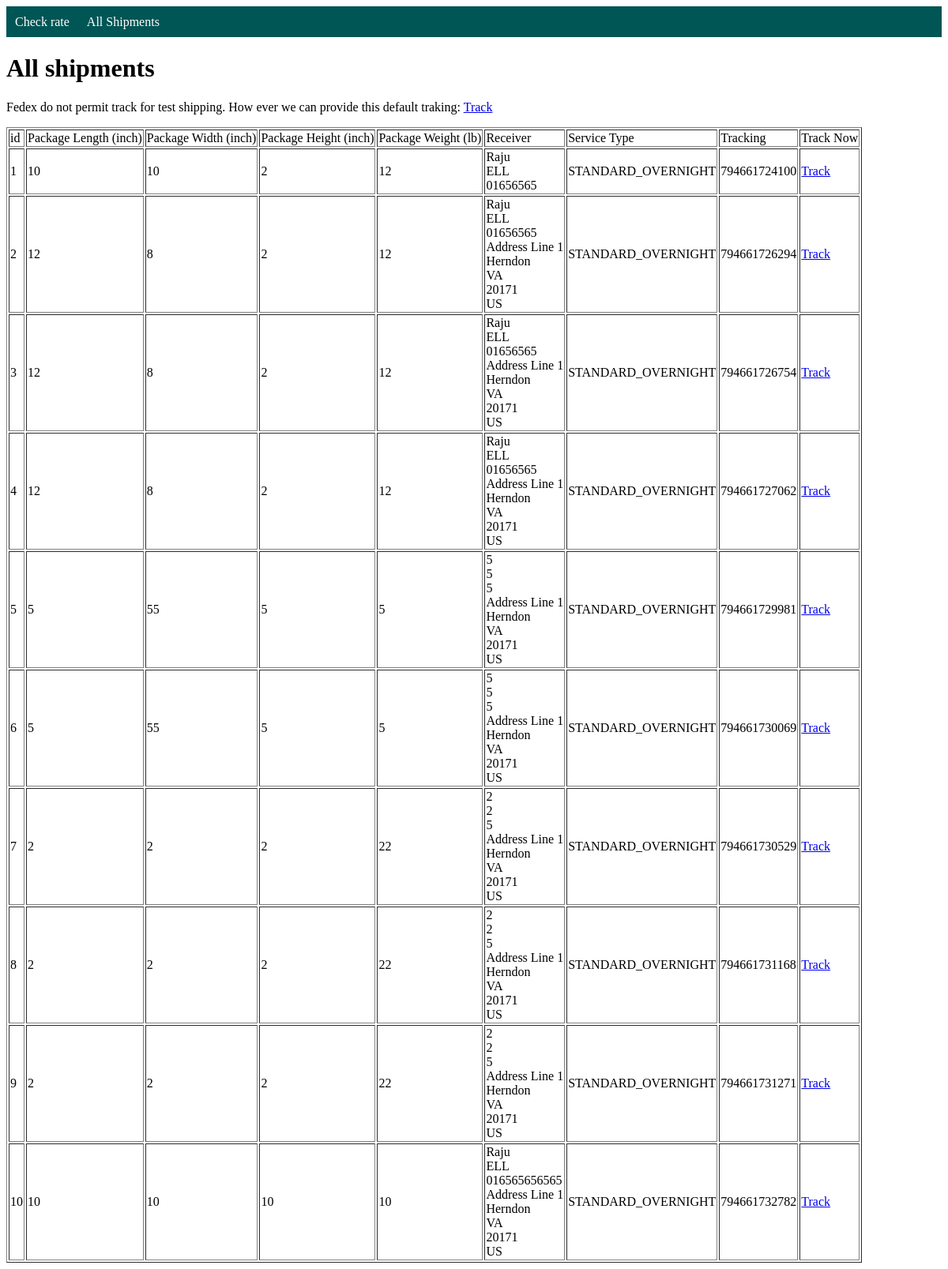
Screenshot of /shipments.php with the database file from the repository.
### tables this page shows
CREATE TABLE IF NOT EXISTS `shipments` (
`id` int(11) NOT NULL,
  `length` decimal(10,0) NOT NULL,
  `width` decimal(10,0) NOT NULL,
  `height` decimal(10,0) NOT NULL,
  `weight` decimal(10,0) NOT NULL,
  `receiver` varchar(250) NOT NULL,
  `receiver_company` varchar(250) NOT NULL,
  `receiver_phone` varchar(250) NOT NULL,
  `receiver_address` varchar(250) NOT NULL,
  `service_type` varchar(250) NOT NULL,
  `token` varchar(250) NOT NULL,
  `status` tinyint(1) NOT NULL DEFAULT '1',
  `created` timestamp NULL DEFAULT CURRENT_TIMESTAMP
);

### shipments.php (the view)
<?php
	require_once('library/menu.php');
	require_once('library/connect.php');
?>
<h1>All shipments</h1>
<p>Fedex do not permit track for test shipping. How ever we can provide this default traking: <a href="track.php?number=123456789012">Track</a></p>
<?php
	$sql = "SELECT * FROM shipments";
	$result = $conn->query($sql);
	if ($result->num_rows > 0)
	{
?>
		<table  border="1">
			<tr>
				<td>id</td>
				<td>Package Length (inch)</td>
				<td>Package Width (inch)</td>
				<td>Package Height (inch)</td>
				<td>Package Weight (lb)</td>
				<td>Receiver</td>
				<td>Service Type</td>
				<td>Tracking</td>
				<td>Track Now</td>
			</tr>
			<?php while($row = $result->fetch_assoc()): ?>
				<tr>
					<td><?php echo $row["id"]; ?></td>
					<td><?php echo $row["length"]; ?></td>
					<td><?php echo $row["width"]; ?></td>
					<td><?php echo $row["height"]; ?></td>
					<td><?php echo $row["weight"]; ?></td>
					<td>
						<?php echo $row["receiver"]; ?>
						<br>
						<?php echo $row["receiver_company"]; ?>
						<br>
						<?php echo $row["receiver_phone"]; ?>
						<br>
						<?php echo $row["receiver_address"]; ?>
					</td>
					<td><?php echo $row["service_type"]; ?></td>
					<td><?php echo $row["token"]; ?></td>
					<td><a href="track.php?number=<?php echo $row["token"]; ?>">Track</a></td>
				</tr>
			<?php endwhile;?>
		</table>
<?php
	}
	else
	{
		echo "0 results";
	}
?>

### library/menu.php (shortened to what this page needs)
<div class="menu_simple">
	<ul>
		<li><a href="index.php">Check rate</a></li>
		<li><a href="shipments.php">All Shipments</a></li>
	</ul>
	<br />
</div>

### library/menu.php (style rules this page uses)
.menu_simple { width: 100%; background-color: #005555; }
.menu_simple ul { margin: 0; padding: 0; float: left; }
.menu_simple ul li { display: inline; }
.menu_simple ul li a { float: left; text-decoration: none; color: white; padding: 10.5px 11px; background-color: #005555; }

### rows the page displays
shipments: id "1", length "10", width "10", height "2", weight "12", receiver "Raju", receiver_company "ELL", receiver_phone "01656565", service_type "STANDARD_OVERNIGHT", token "794661724100"
shipments: id "2", length "12", width "8", height "2", weight "12", receiver "Raju", receiver_company "ELL", receiver_phone "01656565", receiver_address "Address Line 1 Herndon VA 20171 US", service_type "STANDARD_OVERNIGHT", token "794661726294"
shipments: id "3", length "12", width "8", height "2", weight "12", receiver "Raju", receiver_company "ELL", receiver_phone "01656565", receiver_address "Address Line 1 Herndon VA 20171 US", service_type "STANDARD_OVERNIGHT", token "794661726754"
shipments: id "4", length "12", width "8", height "2", weight "12", receiver "Raju", receiver_company "ELL", receiver_phone "01656565", receiver_address "Address Line 1 Herndon VA 20171 US", service_type "STANDARD_OVERNIGHT", token "794661727062"
shipments: id "5", length "5", width "55", height "5", weight "5", receiver "5", receiver_company "5", receiver_phone "5", receiver_address "Address Line 1 Herndon VA 20171 US", service_type "STANDARD_OVERNIGHT", token "794661729981"
shipments: id "6", length "5", width "55", height "5", weight "5", receiver "5", receiver_company "5", receiver_phone "5", receiver_address "Address Line 1 Herndon VA 20171 US", service_type "STANDARD_OVERNIGHT", token "794661730069"
shipments: id "7", length "2", width "2", height "2", weight "22", receiver "2", receiver_company "2", receiver_phone "5", receiver_address "Address Line 1 Herndon VA 20171 US", service_type "STANDARD_OVERNIGHT", token "794661730529"
shipments: id "8", length "2", width "2", height "2", weight "22", receiver "2", receiver_company "2", receiver_phone "5", receiver_address "Address Line 1 Herndon VA 20171 US", service_type "STANDARD_OVERNIGHT", token "794661731168"
shipments: id "9", length "2", width "2", height "2", weight "22", receiver "2", receiver_company "2", receiver_phone "5", receiver_address "Address Line 1 Herndon VA 20171 US", service_type "STANDARD_OVERNIGHT", token "794661731271"
shipments: id "10", length "10", width "10", height "10", weight "10", receiver "Raju", receiver_company "ELL", receiver_phone "016565656565", receiver_address "Address Line 1 Herndon VA 20171 US", service_type "STANDARD_OVERNIGHT", token "794661732782"
